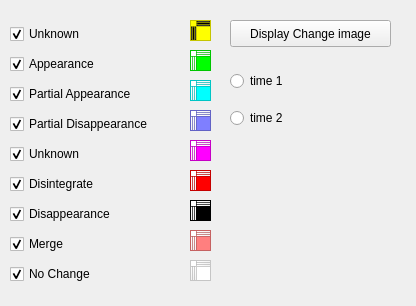
<?xml version="1.0" encoding="UTF-8"?>
<ui version="4.0">
 <class>ClassBased</class>
 <widget class="QWidget" name="ClassBased">
  <property name="geometry">
   <rect>
    <x>0</x>
    <y>0</y>
    <width>416</width>
    <height>306</height>
   </rect>
  </property>
  <property name="windowTitle">
   <string>Form</string>
  </property>
  <widget class="QWidget" name="layoutWidget">
   <property name="geometry">
    <rect>
     <x>10</x>
     <y>20</y>
     <width>141</width>
     <height>271</height>
    </rect>
   </property>
   <layout class="QVBoxLayout" name="verticalLayout_2">
    <item>
     <widget class="QCheckBox" name="checkBox">
      <property name="text">
       <string>Unknown</string>
      </property>
      <property name="checked">
       <bool>true</bool>
      </property>
     </widget>
    </item>
    <item>
     <widget class="QCheckBox" name="checkBox_2">
      <property name="text">
       <string>Appearance</string>
      </property>
      <property name="checked">
       <bool>true</bool>
      </property>
     </widget>
    </item>
    <item>
     <widget class="QCheckBox" name="checkBox_3">
      <property name="text">
       <string>Partial Appearance</string>
      </property>
      <property name="checked">
       <bool>true</bool>
      </property>
     </widget>
    </item>
    <item>
     <widget class="QCheckBox" name="checkBox_4">
      <property name="text">
       <string>Partial Disappearance</string>
      </property>
      <property name="checked">
       <bool>true</bool>
      </property>
     </widget>
    </item>
    <item>
     <widget class="QCheckBox" name="checkBox_5">
      <property name="text">
       <string>Unknown</string>
      </property>
      <property name="checked">
       <bool>true</bool>
      </property>
     </widget>
    </item>
    <item>
     <widget class="QCheckBox" name="checkBox_6">
      <property name="text">
       <string>Disintegrate</string>
      </property>
      <property name="checked">
       <bool>true</bool>
      </property>
     </widget>
    </item>
    <item>
     <widget class="QCheckBox" name="checkBox_7">
      <property name="text">
       <string>Disappearance</string>
      </property>
      <property name="checked">
       <bool>true</bool>
      </property>
     </widget>
    </item>
    <item>
     <widget class="QCheckBox" name="checkBox_8">
      <property name="text">
       <string>Merge</string>
      </property>
      <property name="checked">
       <bool>true</bool>
      </property>
     </widget>
    </item>
    <item>
     <widget class="QCheckBox" name="checkBox_9">
      <property name="text">
       <string>No Change</string>
      </property>
      <property name="checked">
       <bool>true</bool>
      </property>
     </widget>
    </item>
   </layout>
  </widget>
  <widget class="QTextEdit" name="textEdit">
   <property name="geometry">
    <rect>
     <x>190</x>
     <y>20</y>
     <width>21</width>
     <height>21</height>
    </rect>
   </property>
   <property name="palette">
    <palette>
     <active>
      <colorrole role="WindowText">
       <brush brushstyle="SolidPattern">
        <color alpha="255">
         <red>255</red>
         <green>255</green>
         <blue>255</blue>
        </color>
       </brush>
      </colorrole>
      <colorrole role="Button">
       <brush brushstyle="SolidPattern">
        <color alpha="255">
         <red>0</red>
         <green>0</green>
         <blue>0</blue>
        </color>
       </brush>
      </colorrole>
      <colorrole role="Light">
       <brush brushstyle="SolidPattern">
        <color alpha="255">
         <red>0</red>
         <green>0</green>
         <blue>0</blue>
        </color>
       </brush>
      </colorrole>
      <colorrole role="Midlight">
       <brush brushstyle="SolidPattern">
        <color alpha="255">
         <red>0</red>
         <green>0</green>
         <blue>0</blue>
        </color>
       </brush>
      </colorrole>
      <colorrole role="Dark">
       <brush brushstyle="SolidPattern">
        <color alpha="255">
         <red>0</red>
         <green>0</green>
         <blue>0</blue>
        </color>
       </brush>
      </colorrole>
      <colorrole role="Mid">
       <brush brushstyle="SolidPattern">
        <color alpha="255">
         <red>0</red>
         <green>0</green>
         <blue>0</blue>
        </color>
       </brush>
      </colorrole>
      <colorrole role="Text">
       <brush brushstyle="SolidPattern">
        <color alpha="255">
         <red>255</red>
         <green>255</green>
         <blue>255</blue>
        </color>
       </brush>
      </colorrole>
      <colorrole role="BrightText">
       <brush brushstyle="SolidPattern">
        <color alpha="255">
         <red>255</red>
         <green>255</green>
         <blue>255</blue>
        </color>
       </brush>
      </colorrole>
      <colorrole role="ButtonText">
       <brush brushstyle="SolidPattern">
        <color alpha="255">
         <red>255</red>
         <green>255</green>
         <blue>255</blue>
        </color>
       </brush>
      </colorrole>
      <colorrole role="Base">
       <brush brushstyle="SolidPattern">
        <color alpha="255">
         <red>255</red>
         <green>255</green>
         <blue>0</blue>
        </color>
       </brush>
      </colorrole>
      <colorrole role="Window">
       <brush brushstyle="SolidPattern">
        <color alpha="255">
         <red>255</red>
         <green>255</green>
         <blue>0</blue>
        </color>
       </brush>
      </colorrole>
      <colorrole role="Shadow">
       <brush brushstyle="SolidPattern">
        <color alpha="255">
         <red>0</red>
         <green>0</green>
         <blue>0</blue>
        </color>
       </brush>
      </colorrole>
      <colorrole role="AlternateBase">
       <brush brushstyle="SolidPattern">
        <color alpha="255">
         <red>0</red>
         <green>0</green>
         <blue>0</blue>
        </color>
       </brush>
      </colorrole>
      <colorrole role="ToolTipBase">
       <brush brushstyle="SolidPattern">
        <color alpha="255">
         <red>255</red>
         <green>255</green>
         <blue>220</blue>
        </color>
       </brush>
      </colorrole>
      <colorrole role="ToolTipText">
       <brush brushstyle="SolidPattern">
        <color alpha="255">
         <red>0</red>
         <green>0</green>
         <blue>0</blue>
        </color>
       </brush>
      </colorrole>
     </active>
     <inactive>
      <colorrole role="WindowText">
       <brush brushstyle="SolidPattern">
        <color alpha="255">
         <red>255</red>
         <green>255</green>
         <blue>255</blue>
        </color>
       </brush>
      </colorrole>
      <colorrole role="Button">
       <brush brushstyle="SolidPattern">
        <color alpha="255">
         <red>0</red>
         <green>0</green>
         <blue>0</blue>
        </color>
       </brush>
      </colorrole>
      <colorrole role="Light">
       <brush brushstyle="SolidPattern">
        <color alpha="255">
         <red>0</red>
         <green>0</green>
         <blue>0</blue>
        </color>
       </brush>
      </colorrole>
      <colorrole role="Midlight">
       <brush brushstyle="SolidPattern">
        <color alpha="255">
         <red>0</red>
         <green>0</green>
         <blue>0</blue>
        </color>
       </brush>
      </colorrole>
      <colorrole role="Dark">
       <brush brushstyle="SolidPattern">
        <color alpha="255">
         <red>0</red>
         <green>0</green>
         <blue>0</blue>
        </color>
       </brush>
      </colorrole>
      <colorrole role="Mid">
       <brush brushstyle="SolidPattern">
        <color alpha="255">
         <red>0</red>
         <green>0</green>
         <blue>0</blue>
        </color>
       </brush>
      </colorrole>
      <colorrole role="Text">
       <brush brushstyle="SolidPattern">
        <color alpha="255">
         <red>255</red>
         <green>255</green>
         <blue>255</blue>
        </color>
       </brush>
      </colorrole>
      <colorrole role="BrightText">
       <brush brushstyle="SolidPattern">
        <color alpha="255">
         <red>255</red>
         <green>255</green>
         <blue>255</blue>
        </color>
       </brush>
      </colorrole>
      <colorrole role="ButtonText">
       <brush brushstyle="SolidPattern">
        <color alpha="255">
         <red>255</red>
         <green>255</green>
         <blue>255</blue>
        </color>
       </brush>
      </colorrole>
      <colorrole role="Base">
       <brush brushstyle="SolidPattern">
        <color alpha="255">
         <red>255</red>
         <green>255</green>
         <blue>0</blue>
        </color>
       </brush>
      </colorrole>
      <colorrole role="Window">
       <brush brushstyle="SolidPattern">
        <color alpha="255">
         <red>255</red>
         <green>255</green>
         <blue>0</blue>
        </color>
       </brush>
      </colorrole>
      <colorrole role="Shadow">
       <brush brushstyle="SolidPattern">
        <color alpha="255">
         <red>0</red>
         <green>0</green>
         <blue>0</blue>
        </color>
       </brush>
      </colorrole>
      <colorrole role="AlternateBase">
       <brush brushstyle="SolidPattern">
        <color alpha="255">
         <red>0</red>
         <green>0</green>
         <blue>0</blue>
        </color>
       </brush>
      </colorrole>
      <colorrole role="ToolTipBase">
       <brush brushstyle="SolidPattern">
        <color alpha="255">
         <red>255</red>
         <green>255</green>
         <blue>220</blue>
        </color>
       </brush>
      </colorrole>
      <colorrole role="ToolTipText">
       <brush brushstyle="SolidPattern">
        <color alpha="255">
         <red>0</red>
         <green>0</green>
         <blue>0</blue>
        </color>
       </brush>
      </colorrole>
     </inactive>
     <disabled>
      <colorrole role="WindowText">
       <brush brushstyle="SolidPattern">
        <color alpha="255">
         <red>0</red>
         <green>0</green>
         <blue>0</blue>
        </color>
       </brush>
      </colorrole>
      <colorrole role="Button">
       <brush brushstyle="SolidPattern">
        <color alpha="255">
         <red>0</red>
         <green>0</green>
         <blue>0</blue>
        </color>
       </brush>
      </colorrole>
      <colorrole role="Light">
       <brush brushstyle="SolidPattern">
        <color alpha="255">
         <red>0</red>
         <green>0</green>
         <blue>0</blue>
        </color>
       </brush>
      </colorrole>
      <colorrole role="Midlight">
       <brush brushstyle="SolidPattern">
        <color alpha="255">
         <red>0</red>
         <green>0</green>
         <blue>0</blue>
        </color>
       </brush>
      </colorrole>
      <colorrole role="Dark">
       <brush brushstyle="SolidPattern">
        <color alpha="255">
         <red>0</red>
         <green>0</green>
         <blue>0</blue>
        </color>
       </brush>
      </colorrole>
      <colorrole role="Mid">
       <brush brushstyle="SolidPattern">
        <color alpha="255">
         <red>0</red>
         <green>0</green>
         <blue>0</blue>
        </color>
       </brush>
      </colorrole>
      <colorrole role="Text">
       <brush brushstyle="SolidPattern">
        <color alpha="255">
         <red>0</red>
         <green>0</green>
         <blue>0</blue>
        </color>
       </brush>
      </colorrole>
      <colorrole role="BrightText">
       <brush brushstyle="SolidPattern">
        <color alpha="255">
         <red>255</red>
         <green>255</green>
         <blue>255</blue>
        </color>
       </brush>
      </colorrole>
      <colorrole role="ButtonText">
       <brush brushstyle="SolidPattern">
        <color alpha="255">
         <red>0</red>
         <green>0</green>
         <blue>0</blue>
        </color>
       </brush>
      </colorrole>
      <colorrole role="Base">
       <brush brushstyle="SolidPattern">
        <color alpha="255">
         <red>255</red>
         <green>255</green>
         <blue>0</blue>
        </color>
       </brush>
      </colorrole>
      <colorrole role="Window">
       <brush brushstyle="SolidPattern">
        <color alpha="255">
         <red>255</red>
         <green>255</green>
         <blue>0</blue>
        </color>
       </brush>
      </colorrole>
      <colorrole role="Shadow">
       <brush brushstyle="SolidPattern">
        <color alpha="255">
         <red>0</red>
         <green>0</green>
         <blue>0</blue>
        </color>
       </brush>
      </colorrole>
      <colorrole role="AlternateBase">
       <brush brushstyle="SolidPattern">
        <color alpha="255">
         <red>0</red>
         <green>0</green>
         <blue>0</blue>
        </color>
       </brush>
      </colorrole>
      <colorrole role="ToolTipBase">
       <brush brushstyle="SolidPattern">
        <color alpha="255">
         <red>255</red>
         <green>255</green>
         <blue>220</blue>
        </color>
       </brush>
      </colorrole>
      <colorrole role="ToolTipText">
       <brush brushstyle="SolidPattern">
        <color alpha="255">
         <red>0</red>
         <green>0</green>
         <blue>0</blue>
        </color>
       </brush>
      </colorrole>
     </disabled>
    </palette>
   </property>
  </widget>
  <widget class="QPlainTextEdit" name="plainTextEdit_5">
   <property name="geometry">
    <rect>
     <x>190</x>
     <y>170</y>
     <width>21</width>
     <height>21</height>
    </rect>
   </property>
   <property name="palette">
    <palette>
     <active>
      <colorrole role="Base">
       <brush brushstyle="SolidPattern">
        <color alpha="255">
         <red>255</red>
         <green>255</green>
         <blue>255</blue>
        </color>
       </brush>
      </colorrole>
      <colorrole role="Window">
       <brush brushstyle="SolidPattern">
        <color alpha="255">
         <red>255</red>
         <green>0</green>
         <blue>0</blue>
        </color>
       </brush>
      </colorrole>
     </active>
     <inactive>
      <colorrole role="Base">
       <brush brushstyle="SolidPattern">
        <color alpha="255">
         <red>255</red>
         <green>255</green>
         <blue>255</blue>
        </color>
       </brush>
      </colorrole>
      <colorrole role="Window">
       <brush brushstyle="SolidPattern">
        <color alpha="255">
         <red>255</red>
         <green>0</green>
         <blue>0</blue>
        </color>
       </brush>
      </colorrole>
     </inactive>
     <disabled>
      <colorrole role="Base">
       <brush brushstyle="SolidPattern">
        <color alpha="255">
         <red>255</red>
         <green>0</green>
         <blue>0</blue>
        </color>
       </brush>
      </colorrole>
      <colorrole role="Window">
       <brush brushstyle="SolidPattern">
        <color alpha="255">
         <red>255</red>
         <green>0</green>
         <blue>0</blue>
        </color>
       </brush>
      </colorrole>
     </disabled>
    </palette>
   </property>
  </widget>
  <widget class="QPlainTextEdit" name="plainTextEdit_8">
   <property name="geometry">
    <rect>
     <x>190</x>
     <y>260</y>
     <width>21</width>
     <height>21</height>
    </rect>
   </property>
   <property name="palette">
    <palette>
     <active>
      <colorrole role="Base">
       <brush brushstyle="SolidPattern">
        <color alpha="255">
         <red>255</red>
         <green>255</green>
         <blue>255</blue>
        </color>
       </brush>
      </colorrole>
      <colorrole role="Window">
       <brush brushstyle="SolidPattern">
        <color alpha="255">
         <red>255</red>
         <green>255</green>
         <blue>255</blue>
        </color>
       </brush>
      </colorrole>
     </active>
     <inactive>
      <colorrole role="Base">
       <brush brushstyle="SolidPattern">
        <color alpha="255">
         <red>255</red>
         <green>255</green>
         <blue>255</blue>
        </color>
       </brush>
      </colorrole>
      <colorrole role="Window">
       <brush brushstyle="SolidPattern">
        <color alpha="255">
         <red>255</red>
         <green>255</green>
         <blue>255</blue>
        </color>
       </brush>
      </colorrole>
     </inactive>
     <disabled>
      <colorrole role="Base">
       <brush brushstyle="SolidPattern">
        <color alpha="255">
         <red>255</red>
         <green>255</green>
         <blue>255</blue>
        </color>
       </brush>
      </colorrole>
      <colorrole role="Window">
       <brush brushstyle="SolidPattern">
        <color alpha="255">
         <red>255</red>
         <green>255</green>
         <blue>255</blue>
        </color>
       </brush>
      </colorrole>
     </disabled>
    </palette>
   </property>
  </widget>
  <widget class="QPlainTextEdit" name="plainTextEdit_3">
   <property name="geometry">
    <rect>
     <x>190</x>
     <y>110</y>
     <width>21</width>
     <height>21</height>
    </rect>
   </property>
   <property name="palette">
    <palette>
     <active>
      <colorrole role="Base">
       <brush brushstyle="SolidPattern">
        <color alpha="255">
         <red>255</red>
         <green>255</green>
         <blue>255</blue>
        </color>
       </brush>
      </colorrole>
      <colorrole role="Window">
       <brush brushstyle="SolidPattern">
        <color alpha="255">
         <red>127</red>
         <green>127</green>
         <blue>255</blue>
        </color>
       </brush>
      </colorrole>
     </active>
     <inactive>
      <colorrole role="Base">
       <brush brushstyle="SolidPattern">
        <color alpha="255">
         <red>255</red>
         <green>255</green>
         <blue>255</blue>
        </color>
       </brush>
      </colorrole>
      <colorrole role="Window">
       <brush brushstyle="SolidPattern">
        <color alpha="255">
         <red>127</red>
         <green>127</green>
         <blue>255</blue>
        </color>
       </brush>
      </colorrole>
     </inactive>
     <disabled>
      <colorrole role="Base">
       <brush brushstyle="SolidPattern">
        <color alpha="255">
         <red>127</red>
         <green>127</green>
         <blue>255</blue>
        </color>
       </brush>
      </colorrole>
      <colorrole role="Window">
       <brush brushstyle="SolidPattern">
        <color alpha="255">
         <red>127</red>
         <green>127</green>
         <blue>255</blue>
        </color>
       </brush>
      </colorrole>
     </disabled>
    </palette>
   </property>
  </widget>
  <widget class="QPlainTextEdit" name="plainTextEdit_6">
   <property name="geometry">
    <rect>
     <x>190</x>
     <y>200</y>
     <width>21</width>
     <height>21</height>
    </rect>
   </property>
   <property name="palette">
    <palette>
     <active>
      <colorrole role="Base">
       <brush brushstyle="SolidPattern">
        <color alpha="255">
         <red>255</red>
         <green>255</green>
         <blue>255</blue>
        </color>
       </brush>
      </colorrole>
      <colorrole role="Window">
       <brush brushstyle="SolidPattern">
        <color alpha="255">
         <red>0</red>
         <green>0</green>
         <blue>0</blue>
        </color>
       </brush>
      </colorrole>
     </active>
     <inactive>
      <colorrole role="Base">
       <brush brushstyle="SolidPattern">
        <color alpha="255">
         <red>255</red>
         <green>255</green>
         <blue>255</blue>
        </color>
       </brush>
      </colorrole>
      <colorrole role="Window">
       <brush brushstyle="SolidPattern">
        <color alpha="255">
         <red>0</red>
         <green>0</green>
         <blue>0</blue>
        </color>
       </brush>
      </colorrole>
     </inactive>
     <disabled>
      <colorrole role="Base">
       <brush brushstyle="SolidPattern">
        <color alpha="255">
         <red>0</red>
         <green>0</green>
         <blue>0</blue>
        </color>
       </brush>
      </colorrole>
      <colorrole role="Window">
       <brush brushstyle="SolidPattern">
        <color alpha="255">
         <red>0</red>
         <green>0</green>
         <blue>0</blue>
        </color>
       </brush>
      </colorrole>
     </disabled>
    </palette>
   </property>
  </widget>
  <widget class="QPlainTextEdit" name="plainTextEdit_2">
   <property name="geometry">
    <rect>
     <x>190</x>
     <y>80</y>
     <width>21</width>
     <height>21</height>
    </rect>
   </property>
   <property name="palette">
    <palette>
     <active>
      <colorrole role="Base">
       <brush brushstyle="SolidPattern">
        <color alpha="255">
         <red>255</red>
         <green>255</green>
         <blue>255</blue>
        </color>
       </brush>
      </colorrole>
      <colorrole role="Window">
       <brush brushstyle="SolidPattern">
        <color alpha="255">
         <red>0</red>
         <green>255</green>
         <blue>255</blue>
        </color>
       </brush>
      </colorrole>
     </active>
     <inactive>
      <colorrole role="Base">
       <brush brushstyle="SolidPattern">
        <color alpha="255">
         <red>255</red>
         <green>255</green>
         <blue>255</blue>
        </color>
       </brush>
      </colorrole>
      <colorrole role="Window">
       <brush brushstyle="SolidPattern">
        <color alpha="255">
         <red>0</red>
         <green>255</green>
         <blue>255</blue>
        </color>
       </brush>
      </colorrole>
     </inactive>
     <disabled>
      <colorrole role="Base">
       <brush brushstyle="SolidPattern">
        <color alpha="255">
         <red>0</red>
         <green>255</green>
         <blue>255</blue>
        </color>
       </brush>
      </colorrole>
      <colorrole role="Window">
       <brush brushstyle="SolidPattern">
        <color alpha="255">
         <red>0</red>
         <green>255</green>
         <blue>255</blue>
        </color>
       </brush>
      </colorrole>
     </disabled>
    </palette>
   </property>
  </widget>
  <widget class="QPlainTextEdit" name="plainTextEdit_7">
   <property name="geometry">
    <rect>
     <x>190</x>
     <y>230</y>
     <width>21</width>
     <height>21</height>
    </rect>
   </property>
   <property name="palette">
    <palette>
     <active>
      <colorrole role="Base">
       <brush brushstyle="SolidPattern">
        <color alpha="255">
         <red>255</red>
         <green>255</green>
         <blue>255</blue>
        </color>
       </brush>
      </colorrole>
      <colorrole role="Window">
       <brush brushstyle="SolidPattern">
        <color alpha="255">
         <red>255</red>
         <green>127</green>
         <blue>127</blue>
        </color>
       </brush>
      </colorrole>
     </active>
     <inactive>
      <colorrole role="Base">
       <brush brushstyle="SolidPattern">
        <color alpha="255">
         <red>255</red>
         <green>255</green>
         <blue>255</blue>
        </color>
       </brush>
      </colorrole>
      <colorrole role="Window">
       <brush brushstyle="SolidPattern">
        <color alpha="255">
         <red>255</red>
         <green>127</green>
         <blue>127</blue>
        </color>
       </brush>
      </colorrole>
     </inactive>
     <disabled>
      <colorrole role="Base">
       <brush brushstyle="SolidPattern">
        <color alpha="255">
         <red>255</red>
         <green>127</green>
         <blue>127</blue>
        </color>
       </brush>
      </colorrole>
      <colorrole role="Window">
       <brush brushstyle="SolidPattern">
        <color alpha="255">
         <red>255</red>
         <green>127</green>
         <blue>127</blue>
        </color>
       </brush>
      </colorrole>
     </disabled>
    </palette>
   </property>
  </widget>
  <widget class="QPlainTextEdit" name="plainTextEdit_4">
   <property name="geometry">
    <rect>
     <x>190</x>
     <y>140</y>
     <width>21</width>
     <height>21</height>
    </rect>
   </property>
   <property name="palette">
    <palette>
     <active>
      <colorrole role="Base">
       <brush brushstyle="SolidPattern">
        <color alpha="255">
         <red>255</red>
         <green>255</green>
         <blue>255</blue>
        </color>
       </brush>
      </colorrole>
      <colorrole role="Window">
       <brush brushstyle="SolidPattern">
        <color alpha="255">
         <red>255</red>
         <green>0</green>
         <blue>255</blue>
        </color>
       </brush>
      </colorrole>
     </active>
     <inactive>
      <colorrole role="Base">
       <brush brushstyle="SolidPattern">
        <color alpha="255">
         <red>255</red>
         <green>255</green>
         <blue>255</blue>
        </color>
       </brush>
      </colorrole>
      <colorrole role="Window">
       <brush brushstyle="SolidPattern">
        <color alpha="255">
         <red>255</red>
         <green>0</green>
         <blue>255</blue>
        </color>
       </brush>
      </colorrole>
     </inactive>
     <disabled>
      <colorrole role="Base">
       <brush brushstyle="SolidPattern">
        <color alpha="255">
         <red>255</red>
         <green>0</green>
         <blue>255</blue>
        </color>
       </brush>
      </colorrole>
      <colorrole role="Window">
       <brush brushstyle="SolidPattern">
        <color alpha="255">
         <red>255</red>
         <green>0</green>
         <blue>255</blue>
        </color>
       </brush>
      </colorrole>
     </disabled>
    </palette>
   </property>
  </widget>
  <widget class="QPlainTextEdit" name="plainTextEdit">
   <property name="geometry">
    <rect>
     <x>190</x>
     <y>50</y>
     <width>21</width>
     <height>21</height>
    </rect>
   </property>
   <property name="palette">
    <palette>
     <active>
      <colorrole role="Base">
       <brush brushstyle="SolidPattern">
        <color alpha="255">
         <red>255</red>
         <green>255</green>
         <blue>255</blue>
        </color>
       </brush>
      </colorrole>
      <colorrole role="Window">
       <brush brushstyle="SolidPattern">
        <color alpha="255">
         <red>0</red>
         <green>255</green>
         <blue>0</blue>
        </color>
       </brush>
      </colorrole>
     </active>
     <inactive>
      <colorrole role="Base">
       <brush brushstyle="SolidPattern">
        <color alpha="255">
         <red>255</red>
         <green>255</green>
         <blue>255</blue>
        </color>
       </brush>
      </colorrole>
      <colorrole role="Window">
       <brush brushstyle="SolidPattern">
        <color alpha="255">
         <red>0</red>
         <green>255</green>
         <blue>0</blue>
        </color>
       </brush>
      </colorrole>
     </inactive>
     <disabled>
      <colorrole role="Base">
       <brush brushstyle="SolidPattern">
        <color alpha="255">
         <red>0</red>
         <green>255</green>
         <blue>0</blue>
        </color>
       </brush>
      </colorrole>
      <colorrole role="Window">
       <brush brushstyle="SolidPattern">
        <color alpha="255">
         <red>0</red>
         <green>255</green>
         <blue>0</blue>
        </color>
       </brush>
      </colorrole>
     </disabled>
    </palette>
   </property>
  </widget>
  <widget class="QPushButton" name="pushButton">
   <property name="geometry">
    <rect>
     <x>230</x>
     <y>20</y>
     <width>161</width>
     <height>27</height>
    </rect>
   </property>
   <property name="text">
    <string>Display Change image</string>
   </property>
  </widget>
  <widget class="QWidget" name="layoutWidget_2">
   <property name="geometry">
    <rect>
     <x>230</x>
     <y>60</y>
     <width>73</width>
     <height>80</height>
    </rect>
   </property>
   <layout class="QVBoxLayout" name="verticalLayout_3">
    <item>
     <widget class="QRadioButton" name="radioButton">
      <property name="text">
       <string>time 1</string>
      </property>
     </widget>
    </item>
    <item>
     <widget class="QRadioButton" name="radioButton_2">
      <property name="text">
       <string>time 2</string>
      </property>
     </widget>
    </item>
   </layout>
  </widget>
 </widget>
 <resources/>
 <connections/>
</ui>
